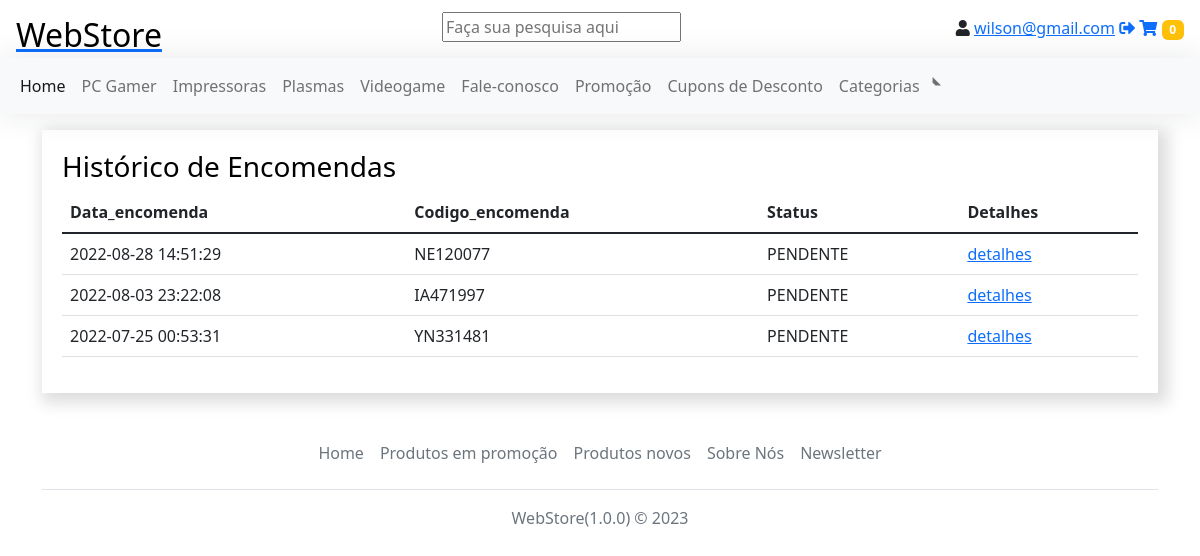
Screenshot of /public?loja=historico_encomendas (signed in) with the database file from the repository.
### tables this page shows
CREATE TABLE `encomendas` (
  `id_encomenda` int(11) UNSIGNED NOT NULL,
  `id_cliente` int(11) UNSIGNED DEFAULT NULL,
  `data_encomenda` datetime DEFAULT NULL,
  `morada` varchar(50) DEFAULT NULL,
  `cidade` varchar(50) DEFAULT NULL,
  `email` varchar(50) DEFAULT NULL,
  `telefone` varchar(50) DEFAULT NULL,
  `codigo_encomenda` varchar(100) DEFAULT NULL,
  `status` varchar(20) DEFAULT NULL,
  `mensagem` varchar(1000) DEFAULT NULL,
  `created_at` datetime DEFAULT NULL,
  `updated_at` datetime DEFAULT NULL
);

### core/controller/Main.php (called while the page is built, shortened)
<?php
class Main
{
    public function historico_encomendas()
    {
        $encomedas = new Encomendas();
        $historico_encomenda = $encomedas->buscar_historico_encomendas($_SESSION['cliente']);
        $dados = [
            'historico_encomenda' => $historico_encomenda
        ];
        Store::Layout([
            "layouts/html_header",
            "layouts/header",
            "historico_encomendas",
            "layouts/footer",
            "layouts/html_footer",
        ], $dados);
    }
}

### core/rotas.php (called while the page is built, shortened)
<?php
$rotas =  [
    'loja' => 'main@loja',
    'novo_cliente' => 'main@novo_cliente',
    'criar_cliente' => 'main@criar_cliente',
    'confirmar_email' => 'main@confirmar_email',
    'login' => 'main@login',
    'login_submit' => 'main@login_submit',
    'logout' => 'main@logout',
    'minha_conta' => 'main@perfil',
    'alterar_dados_perfil' => 'main@alterar_dados_perfil',
    'historico_encomendas'=> 'main@historico_encomendas',
    'detalhes_encomenda' => 'main@detalhes_encomenda',
    'apagar_carrinho' => 'Carrinho@apagar_carrinho',
    'carrinho' => 'Carrinho@carrinho',
    'adicionar_carrinho' => 'Carrinho@adicionar_carrinho',
    'eliminar_produto_carrinho' => 'Carrinho@eliminar_produto_carrinho',
    'finalizar_encomenda' => 'Carrinho@finalizar_encomenda',
    'finalizar_encomenda_resumo' => 'Carrinho@finalizar_encomenda_resumo',
    'confirmar_encomenda' => 'Carrinho@confirmar_encomenda',
    'morada_altenativa' => 'Carrinho@morada_altenativa',
    'alterar_quantidade_carrinho' => 'Carrinho@alterar_quantidade_carrinho'
];
$acao = "loja";
if(isset($_GET['loja'])) {
    if (!key_exists($_GET['loja'],$rotas)) {
        $acao = "loja";
    } else {
        $acao = $_GET['loja'];
    }
}
$partes = explode("@", $rotas[$acao]);
$metodo = $partes[1];
$ctr = new $controlador();
$ctr->$metodo();

### public/index.php (called while the page is built, shortened)
<?php
require_once("../core/rotas.php");
?>

### core/classes/Database.php (called while the page is built, shortened)
<?php
class Database {
    private $ligacao;
    private function ligar() {
        $this->ligacao = new PDO(
            'mysql:'.
            'host='.MYSQL_SERVER.';'.
            'dbname='.MYSQL_DATABASE.';'.
            'charset='.MYSQL_CHARSET,
            MYSQL_USER,
            MYSQL_PASS,
            array(PDO::ATTR_PERSISTENT => true)
        );
        $this->ligacao->setAttribute(PDO::ATTR_ERRMODE, PDO::ERRMODE_WARNING);
    }
    private function desligar() {
        $this->ligacao = null;
    }
    public function select($sql, $parametros = null) {
        $sql = trim($sql);
        $resultados = null;
        try {
        if (!empty($parametros)) {
            $executar = $this->ligacao->prepare($sql);
            $executar->execute($parametros);
            $resultados = $executar->fetchAll(PDO::FETCH_CLASS);
        } else {
            $executar = $this->ligacao->prepare($sql);
            $executar->execute();
            $resultados = $executar->fetchAll(PDO::FETCH_CLASS);
        }
        } catch (PDOException $e) {
           return false;
        }
        return $resultados;
    }
}

### core/models/Encomendas.php (called while the page is built, shortened)
<?php
Class Encomendas {
  public function buscar_historico_encomendas($id_cliente) {
      $parametros = [
        "id_cliente" => $id_cliente
      ];
      $bd = new Database();
      $resultado = $bd->select("
      SELECT id_encomenda,data_encomenda,codigo_encomenda,status
      FROM encomendas
      WHERE id_cliente = :id_cliente
      ORDER BY data_encomenda DESC
      ",$parametros);
      return $resultado;
  }
}
?>

### core/views/historico_encomendas.php (the view, shortened to what this page needs)
<div class="container">
    <div class="historico" id="historico">
        <h3>Histórico de Encomendas</h3>
        <table class="table table-hover">
            <thead>
                <tr>
                    <th scope="col">Data_encomenda</th>
                    <th scope="col">Codigo_encomenda</th>
                    <th scope="col">Status</th>
                    <th scope="col">Detalhes</th>
                </tr>
            </thead>
            <tbody>
                <?php
                foreach ($dados['historico_encomenda'] as $dados) { ?>
                    <tr>
                        <td><?= $dados->data_encomenda ?></td>
                        <td><?= $dados->codigo_encomenda ?></td>
                        <td><?= $dados->status ?></td>
                        <td><a href="?loja=detalhes_encomenda&id=<?= Store::aesEncriptar($dados->id_encomenda) ?>">detalhes</a></td>
                    </tr>
                <?php } ?>
            </tbody>
        </table>
    </div>
</div>

### core/classes/Store.php (shortened to what this page needs)
<?php
Class Store {
    public static function Layout($estruturas, $dados = null) {
         foreach ($estruturas as $estrutura) {
             include_once("../core/views/$estrutura.php");
         }
    }
    public static function aesEncriptar($valor) {
      return bin2hex(openssl_encrypt($valor, 'aes-256-cbc', AES_KEY, OPENSSL_RAW_DATA,AES_IV));
    }
}
?>

### core/views/historico_encomendas.php (style rules this page uses)
.historico { background-color: white; -webkit-box-shadow: 5px 5px 15px 5px #ddd; box-shadow: 5px 5px 15px 5px #ddd; padding: 20px; }

### rows the page displays
encomendas: data_encomenda "2022-08-28 14:51:29", codigo_encomenda "NE120077", status "PENDENTE"
encomendas: data_encomenda "2022-08-03 23:22:08", codigo_encomenda "IA471997", status "PENDENTE"
encomendas: data_encomenda "2022-07-25 00:53:31", codigo_encomenda "YN331481", status "PENDENTE"
